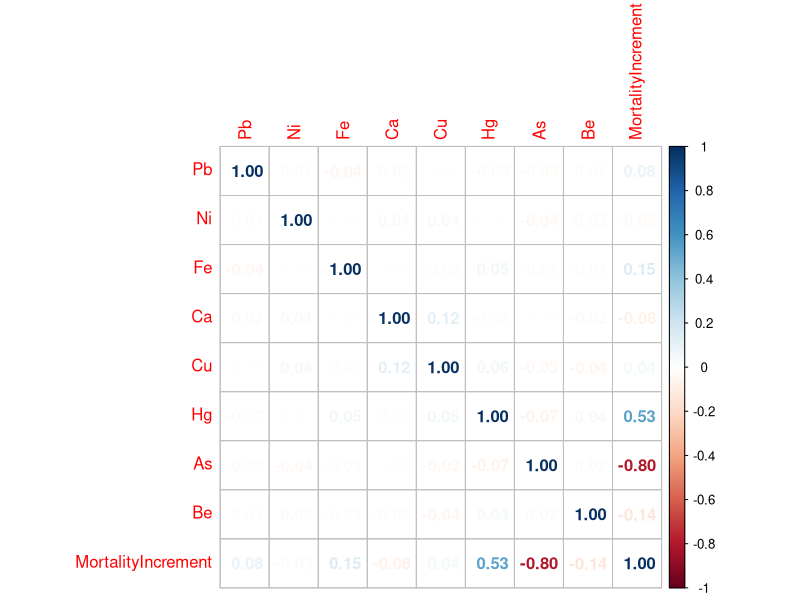

Reproduce this figure in R. (Note: this script raises an error after producing the figure.)
## ---- chunk 1
library(caret)
library(corrplot)
library(ggplot2)
## ---- chunk 2
dataset = read.csv('taller_caret.csv')[1:1000,]

print(dataset)
## ---- chunk 3
corrplot(cor(dataset), method = 'number')
## ---- chunk 4

set.seed(100)

trainRowNumbers <- createDataPartition(dataset$MortalityIncrement, p=0.8, list=FALSE)
trainData <- dataset[trainRowNumbers,]
testData <- dataset[-trainRowNumbers,]

X = trainData[, 1:8]
y = testData$MortalityIncrement
## ---- chunk 5
print(X)
## ---- chunk 6
model = train(MortalityIncrement ~ ., data=trainData, method='svmRadial')
model
## ---- chunk 7
predicted <- predict(model, testData)
print(predicted)
## ---- chunk 8
postResample(pred = predicted, obs = y)
cor.test(predicted, y)
t.test(predicted, y)
## ---- chunk 9
validation = data.frame("Location" = c(1:length(y)),"Predicted" = predicted, "Real" = y)

ggplot(data = validation, aes(x = Location, y = Real)) +
  geom_line(color = "firebrick") +
  geom_line(aes(y = Predicted), color = "blue") +
  ylab("Mortality Increment (%)")
## ---- chunk 10

ggplot(data = validation, aes(x = Real, y = Predicted)) +
  geom_point(size=2, color = "firebrick") +
  xlab("Real Mortality Increment") +
  ylab("Predicted Mortality Increment")

